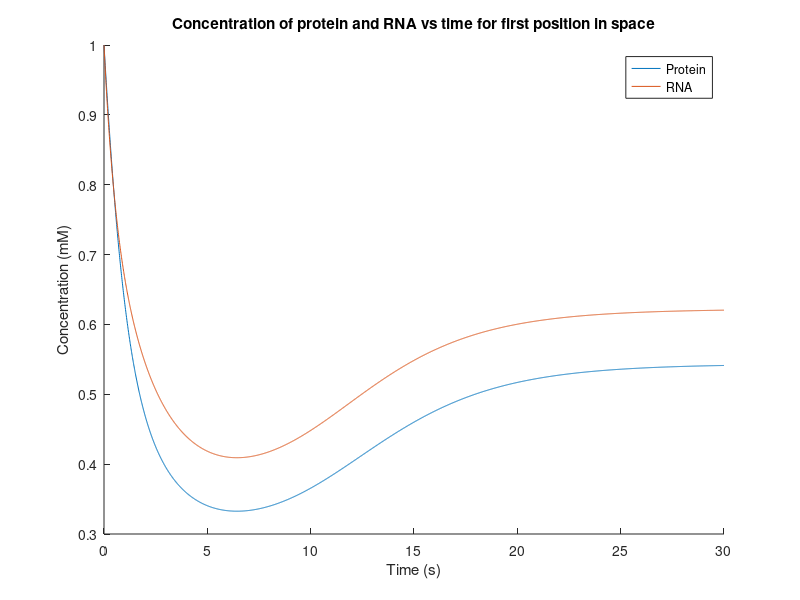
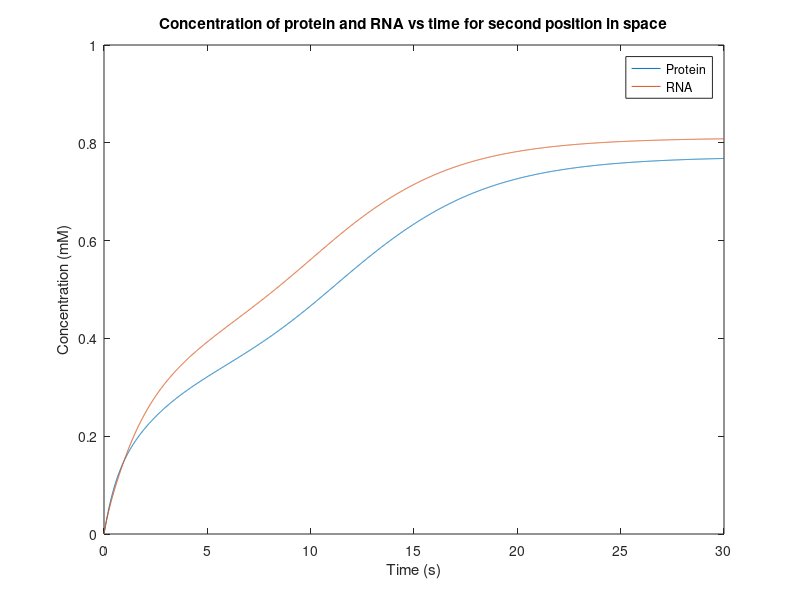
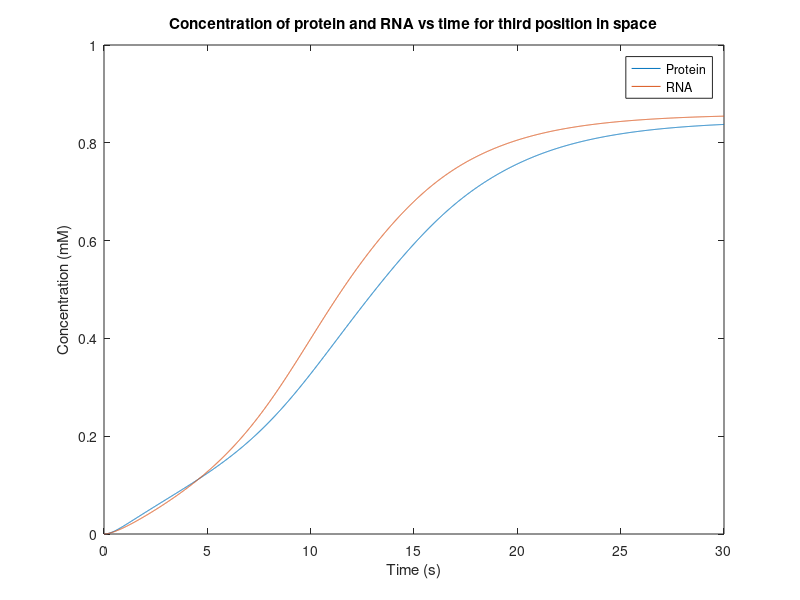
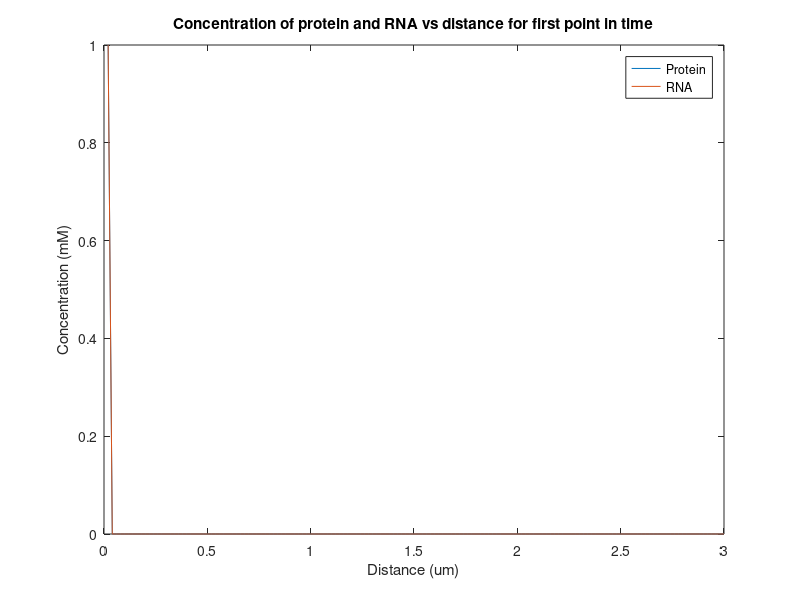

The MATLAB script that drew these images, in order:
%set up time and space parameters
timestep = 0.01;
totaltime = 30;
time = (0:timestep:totaltime);
numtsteps = totaltime/timestep;
distancestep = 0.02;
totaldistance = 3;
distance = (distancestep:distancestep:totaldistance);
numdsteps = totaldistance/distancestep;

%initialize protein and RNA matrices: rows are distance, columns are time
Xrna = zeros(numdsteps, numtsteps);
Xprot = zeros(numdsteps, numtsteps);

%initial conditions
Xrna(1,1) = 1;
Xprot(1,1) = 1;

for (t=1:numtsteps)
    for (i=1:numdsteps)
        
        
       
        %find laplacian for each species with absorbing boundary conditions
        switch i
            case 1
                lap_rna = (Xrna(2,t) - 2*Xrna(1,t))/ distancestep^2;
                lap_prot = (Xprot(2,t) - 2*Xprot(1,t))/ distancestep^2;
            case numdsteps
                lap_rna = (Xrna(numdsteps-1,t)-2*Xrna(numdsteps,t)) / distancestep^2;
                lap_prot = (Xprot(numdsteps-1,t)-2*Xprot(numdsteps,t)) / distancestep^2;
            otherwise               
                lap_rna = (Xrna(i+1, t) + Xrna(i-1, t) - 2*Xrna(i, t)) / distancestep^2;
                lap_prot = (Xprot(i+1, t) + Xprot(i-1, t) - 2*Xprot(i, t)) / distancestep^2;
        end
        
        
        %find rates for each species
        dXprot_dt = Xrna(i, t) - Xprot(i, t) + 0.0001*lap_prot;
        dXrna_dt = ( (Xprot(i,t)^2)/((0.33^2) + (Xprot(i,t)^2)) ) - Xrna(i,t) + 0.0001*lap_rna;
        
        %forward euler
        Xprot(i, t+1) = Xprot(i,t) + dXprot_dt*timestep;
        Xrna(i, t+1) = Xrna(i,t) + dXrna_dt*timestep;
        
    end    
    
end
hold on
figure(1)
plot(time, Xprot(1,:), 'DisplayName', 'Protein')
plot(time, Xrna(1,:), 'DisplayName', 'RNA')
title('Concentration of protein and RNA vs time for first position in space')
xlabel('Time (s)')
ylabel('Concentration (mM)')
legend()
hold off

figure(2)
plot(time, Xprot(2,:), 'DisplayName', 'Protein')
hold on
plot(time, Xrna(2,:), 'DisplayName', 'RNA')
title('Concentration of protein and RNA vs time for second position in space')
xlabel('Time (s)')
ylabel('Concentration (mM)')
legend()
hold off

figure(3)
plot(time, Xprot(3,:), 'DisplayName', 'Protein')
hold on
plot(time, Xrna(3,:), 'DisplayName', 'RNA')
title('Concentration of protein and RNA vs time for third position in space')
xlabel('Time (s)')
ylabel('Concentration (mM)')
legend()
hold off

figure(4)
plot(distance, Xprot(:,1), 'DisplayName', 'Protein')
hold on
plot(distance, Xrna(:,1), 'DisplayName', 'RNA')
title('Concentration of protein and RNA vs distance for first point in time')
xlabel('Distance (um)')
ylabel('Concentration (mM)')
legend()
hold off

figure(5)
plot(distance, Xprot(:,numtsteps), 'DisplayName', 'Protein')
hold on
plot(distance, Xrna(:,numtsteps), 'DisplayName', 'RNA')
title('Concentration of protein and RNA vs distance for last point in time')
xlabel('Distance (um)')
ylabel('Concentration (mM)')
hold off
legend()
